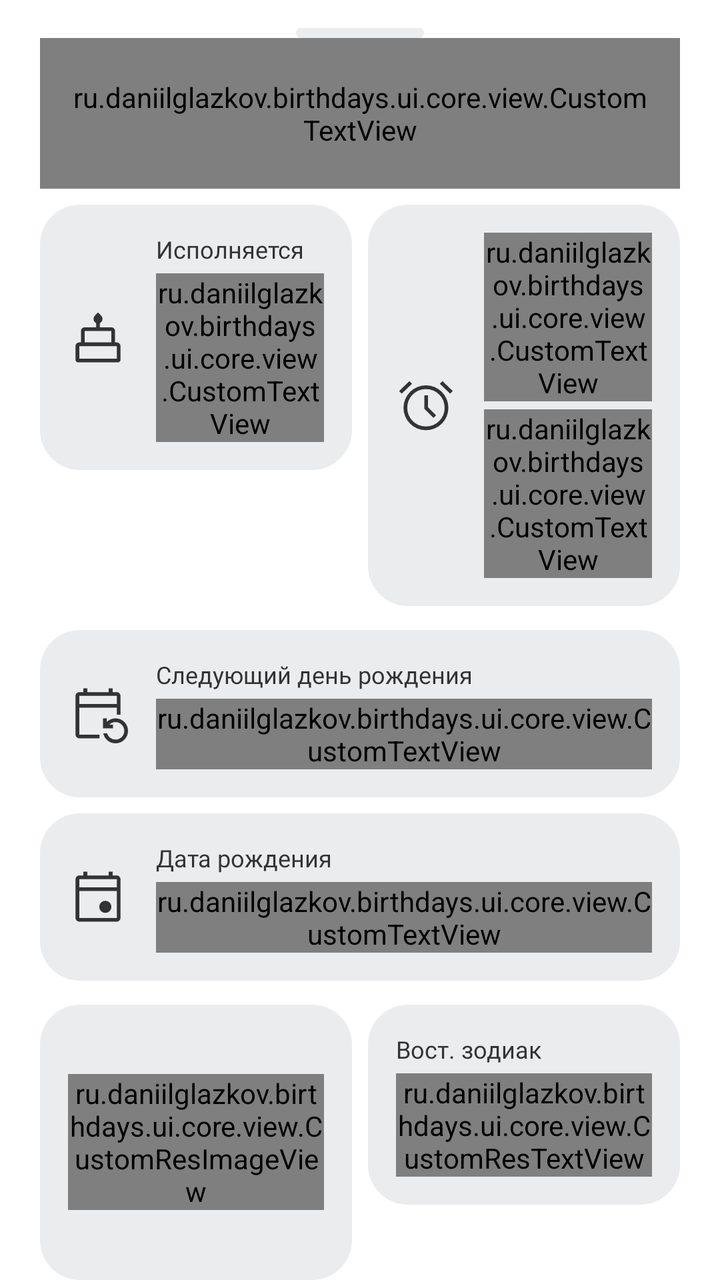
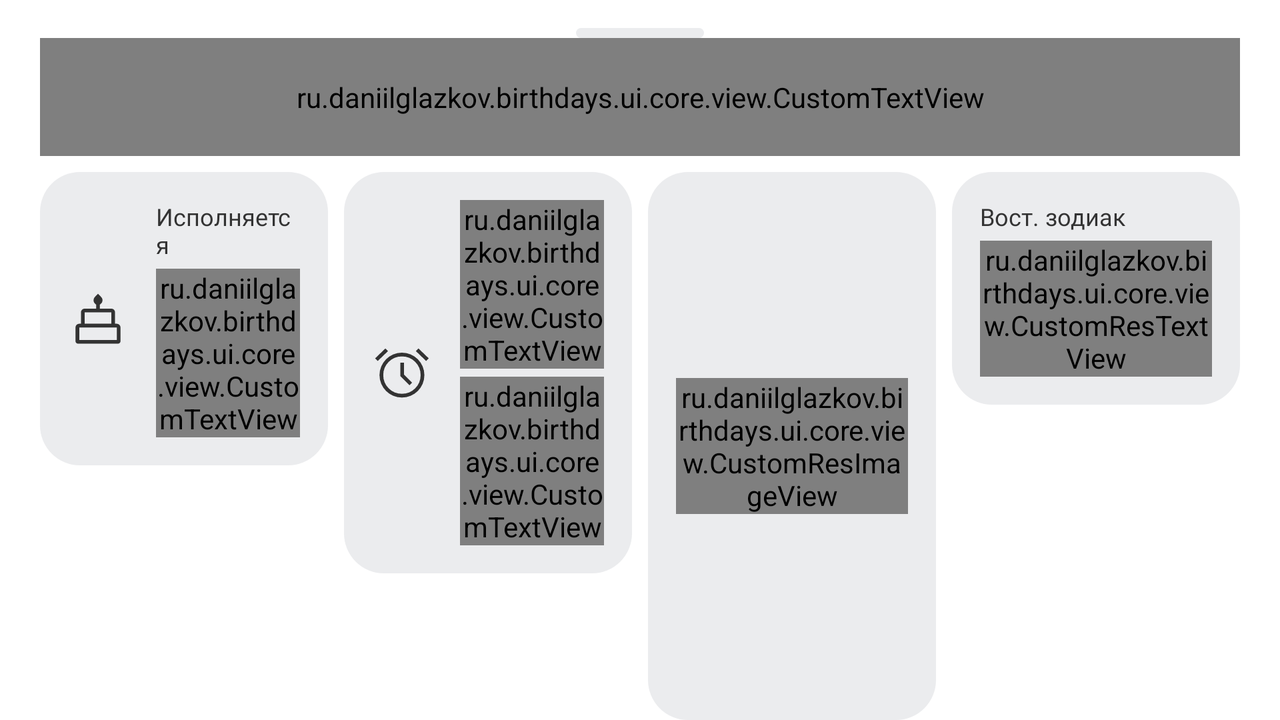

First picture: res/layout/ on a phone held upright. Second picture: the repository's own variant of that layout, on a device whose configuration matches the variant's folder. Source for both follows.
<!-- AndroidManifest.xml: application theme Theme.Birthdays -->
<!-- res/layout/birthday_sheet_fragment.xml -->
<LinearLayout xmlns:android="http://schemas.android.com/apk/res/android"
    xmlns:app="http://schemas.android.com/apk/res-auto"
    xmlns:tools="http://schemas.android.com/tools"
    android:layout_width="match_parent"
    android:layout_height="wrap_content"
    android:background="@drawable/bottom_sheet_background"
    android:orientation="vertical"
    android:paddingHorizontal="@dimen/normal_distance"
    tools:ignore="ContentDescription">

    <include layout="@layout/bottom_sheet_grapple" />

    <ru.daniilglazkov.birthdays.ui.core.view.CustomTextView
        android:id="@+id/name_text_view"
        style="@style/NormalTextStyle"
        android:layout_width="match_parent"
        android:background="@drawable/panel"
        android:gravity="center"
        android:paddingHorizontal="@dimen/medium_distance"
        android:paddingVertical="@dimen/normal_distance"
        tools:text="Username Username" />

    <include layout="@layout/small_separator_layout" />

    <LinearLayout
        android:layout_width="match_parent"
        android:layout_height="wrap_content"
        android:baselineAligned="false">

        <LinearLayout
            style="@style/BackPanelLayoutStyle"
            android:layout_weight="1">

            <ImageView
                style="@style/ImageViewStyle"
                android:src="@drawable/ic_cake_medium" />

            <LinearLayout
                android:layout_width="wrap_content"
                android:layout_height="wrap_content"
                android:layout_marginStart="@dimen/medium_distance"
                android:orientation="vertical">

                <TextView
                    style="@style/SmallTextStyle"
                    android:text="@string/turns" />

                <ru.daniilglazkov.birthdays.ui.core.view.CustomTextView
                    android:id="@+id/turns_years_old_text_view"
                    style="@style/SmallLightTextStyle"
                    android:layout_marginTop="@dimen/very_small_distance"
                    tools:text="20 лет" />

            </LinearLayout>

        </LinearLayout>

        <include layout="@layout/small_separator_layout" />

        <LinearLayout
            style="@style/BackPanelLayoutStyle"
            android:layout_weight="1">

            <ImageView
                style="@style/ImageViewStyle"
                android:src="@drawable/ic_alarm_medium" />

            <LinearLayout
                android:layout_width="wrap_content"
                android:layout_height="wrap_content"
                android:layout_marginStart="@dimen/medium_distance"
                android:orientation="vertical">

                <ru.daniilglazkov.birthdays.ui.core.view.CustomTextView
                    android:id="@+id/days_left"
                    style="@style/SmallTextStyle"
                    tools:text="@string/left" />

                <ru.daniilglazkov.birthdays.ui.core.view.CustomTextView
                    android:id="@+id/days_to_birthday_text_view"
                    style="@style/SmallLightTextStyle"
                    android:layout_marginTop="@dimen/very_small_distance"
                    tools:text="200 days" />

            </LinearLayout>

        </LinearLayout>

    </LinearLayout>

    <include layout="@layout/normal_separator_layout" />

    <LinearLayout style="@style/BackPanelLayoutStyle">

        <ImageView
            style="@style/ImageViewStyle"
            android:src="@drawable/ic_event_repeat_medium" />

        <LinearLayout
            android:layout_width="match_parent"
            android:layout_height="wrap_content"
            android:layout_marginStart="@dimen/medium_distance"
            android:orientation="vertical">

            <TextView
                style="@style/SmallTextStyle"
                android:text="@string/next_birthday" />

            <ru.daniilglazkov.birthdays.ui.core.view.CustomTextView
                android:id="@+id/birthdate_text_view"
                style="@style/SmallLightTextStyle"
                android:layout_marginTop="@dimen/very_small_distance"
                tools:text="Четверг, 9 марта 2022 г." />

        </LinearLayout>

    </LinearLayout>

    <include layout="@layout/small_separator_layout" />

    <LinearLayout style="@style/BackPanelLayoutStyle">

        <ImageView
            style="@style/ImageViewStyle"
            android:src="@drawable/ic_event_medium" />

        <LinearLayout
            android:layout_width="match_parent"
            android:layout_height="wrap_content"
            android:layout_marginStart="@dimen/medium_distance"
            android:orientation="vertical">

            <TextView
                style="@style/SmallTextStyle"
                android:text="@string/birthdate" />

            <ru.daniilglazkov.birthdays.ui.core.view.CustomTextView
                android:id="@+id/birthday_text_view"
                style="@style/SmallLightTextStyle"
                android:layout_marginTop="@dimen/very_small_distance"
                tools:text="Вторинк, 9 марта 2002 г." />

        </LinearLayout>

    </LinearLayout>

    <include layout="@layout/normal_separator_layout" />

    <LinearLayout
        android:layout_width="match_parent"
        android:layout_height="wrap_content"
        android:baselineAligned="false">

        <LinearLayout
            style="@style/BackPanelLayoutStyle"
            android:layout_weight="1">

            <ru.daniilglazkov.birthdays.ui.core.view.CustomResImageView
                android:id="@+id/zodiac_image_view"
                style="@style/ImageViewStyle"
                tools:src="@drawable/ic_zodiac_aquarius_medium" />

            <LinearLayout
                android:layout_width="match_parent"
                android:layout_height="wrap_content"
                android:layout_gravity="center"
                android:layout_marginStart="@dimen/medium_distance"
                android:orientation="vertical">

                <TextView
                    style="@style/SmallTextStyle"
                    android:text="@string/zodiac" />

                <ru.daniilglazkov.birthdays.ui.core.view.CustomResTextView
                    android:id="@+id/zodiac_text_view"
                    style="@style/SmallLightTextStyle"
                    android:layout_marginTop="@dimen/very_small_distance"
                    android:textSize="@dimen/small_text"
                    tools:text="Рыба" />

            </LinearLayout>

        </LinearLayout>

        <include layout="@layout/small_separator_layout" />

        <LinearLayout
            style="@style/BackPanelLayoutStyle"
            android:layout_weight="1"
            android:orientation="vertical">

            <TextView
                style="@style/SmallTextStyle"
                android:text="@string/chinese_zodiac" />

            <ru.daniilglazkov.birthdays.ui.core.view.CustomResTextView
                android:id="@+id/chinese_zodiac_text_view"
                style="@style/SmallLightTextStyle"
                android:layout_marginTop="@dimen/very_small_distance"
                tools:text="Лошадь" />

        </LinearLayout>

    </LinearLayout>

    <ru.daniilglazkov.birthdays.ui.core.view.toggle.ToggleButtonView
        android:id="@+id/delete_button"
        style="@style/ButtonWithIcon"
        android:layout_marginVertical="@dimen/medium_distance"
        android:paddingVertical="@dimen/small_distance"
        app:baseBackground="@drawable/panel"
        app:disableBackgroundTint="@color/gray"
        app:disableDrawable="@drawable/ic_close_medium"
        app:disableText="@string/cancel"
        app:enableBackgroundTint="@color/red"
        app:enableDrawable="@drawable/ic_person_remove_fill_medium"
        app:enableText="@string/delete" />

</LinearLayout>
<!-- res/layout/bottom_sheet_grapple.xml (included above) -->
<ImageView xmlns:android="http://schemas.android.com/apk/res/android"
    xmlns:tools="http://schemas.android.com/tools"
    android:layout_width="wrap_content"
    android:layout_height="wrap_content"
    android:layout_gravity="center_horizontal"
    android:paddingTop="@dimen/medium_distance"
    android:src="@drawable/sheet_grapple"
    tools:ignore="ContentDescription,ImageContrastCheck" />
<!-- res/layout/small_separator_layout.xml (included above) -->
<View xmlns:android="http://schemas.android.com/apk/res/android"
    android:layout_width="0dp"
    android:layout_height="0dp"
    android:layout_margin="@dimen/very_small_distance" />
<!-- res/layout/normal_separator_layout.xml (included above) -->
<View xmlns:android="http://schemas.android.com/apk/res/android"
    android:layout_width="0dp"
    android:layout_height="0dp"
    android:layout_margin="@dimen/normal_separator"/>
<!-- resources referenced by this layout -->
<resources>
  <color name="gray">#EBECEE</color>
  <color name="red">#E7452B</color>
  <!-- from res/values-xxhdpi/ -->
  <dimen name="medium_distance">14dp</dimen>
  <!-- from res/values-xxhdpi/ -->
  <dimen name="normal_distance">20dp</dimen>
  <!-- from res/values-xxhdpi/ -->
  <dimen name="normal_separator">6dp</dimen>
  <!-- from res/values-xxhdpi/ -->
  <dimen name="small_distance">8dp</dimen>
  <!-- from res/values-xxhdpi/ -->
  <dimen name="small_text">12sp</dimen>
  <!-- from res/values-xxhdpi/ -->
  <dimen name="very_small_distance">4dp</dimen>
  <!-- drawable bottom_sheet_background (drawable) -->
  <shape
      xmlns:android="http://schemas.android.com/apk/res/android"
      android:shape="rectangle">
  
      <solid android:color="@color/background" />
  
      <corners
          android:topLeftRadius="@dimen/very_large_radius"
          android:topRightRadius="@dimen/very_large_radius" />
  </shape>
  <!-- drawable panel (drawable) -->
  <shape xmlns:android="http://schemas.android.com/apk/res/android"
      android:shape="rectangle">
  
      <solid android:color="@color/gray" />
      <corners android:radius="@dimen/medium_radius"/>
  </shape>
  <string name="birthdate">Дата рождения</string>
  <string name="cancel">Отменить</string>
  <string name="chinese_zodiac">Вост. зодиак</string>
  <string name="delete">Удалить</string>
  <string name="left">Осталось</string>
  <string name="next_birthday">Следующий день рождения</string>
  <string name="turns">Исполняется</string>
  <string name="zodiac">Зодиак</string>
  <style name="BackPanelLayoutStyle">
          <item name="android:background">@drawable/panel</item>
          <item name="android:layout_width">match_parent</item>
          <item name="android:layout_height">wrap_content</item>
          <item name="android:padding">@dimen/medium_distance</item>
      </style>
  <style name="ImageViewStyle">
          <item name="android:layout_width">wrap_content</item>
          <item name="android:layout_height">wrap_content</item>
          <item name="android:layout_gravity">center</item>
          <item name="tint">@color/text</item>
      </style>
  <style name="NormalTextStyle" parent="MediumTextStyle">
          <item name="android:textSize">@dimen/normal_text</item>
      </style>
  <style name="SmallLightTextStyle" parent="MediumTextStyle">
          <item name="android:textSize">@dimen/small_text</item>
          <item name="android:fontFamily">@font/roboto_light</item>
      </style>
  <style name="SmallTextStyle" parent="MediumTextStyle">
          <item name="android:textSize">@dimen/small_text</item>
      </style>
  <color name="background">#FFFFFFFF</color>
  <!-- from res/values-xxhdpi/ -->
  <dimen name="very_large_radius">28dp</dimen>
  <!-- from res/values-xxhdpi/ -->
  <dimen name="medium_icon">30dp</dimen>
  <color name="white">#FFF5F6F8</color>
  <!-- from res/values-xxhdpi/ -->
  <dimen name="medium_radius">20dp</dimen>
  <!-- from res/values-xxhdpi/ -->
  <dimen name="sheet_grapple_width">64dp</dimen>
  <!-- from res/values-xxhdpi/ -->
  <dimen name="sheet_grapple_height">5dp</dimen>
  <!-- from res/values-xxhdpi/ -->
  <dimen name="very_large_distance">42dp</dimen>
  <color name="text">#FF333333</color>
  <!-- from res/values-xxhdpi/ -->
  <dimen name="normal_text">19sp</dimen>
  <color name="blue">#FF6200EE</color>
  <color name="none">@android:color/transparent</color>
  <style name="AppBottomSheetDialogTheme" parent="Theme.MaterialComponents.BottomSheetDialog">
          <item name="bottomSheetStyle">@style/AppModalStyle</item>
          <item name="android:windowIsFloating">false</item>
          <item name="android:navigationBarColor">@color/background</item>
      </style>
  <color name="gray_ripple">#AAA</color>
  <!-- from res/values-xxhdpi/ -->
  <dimen name="medium_text">14sp</dimen>
  <style name="AppModalStyle">
          <item name="android:background">@drawable/bottom_sheet_background</item>
      </style>
</resources>
<!-- res/layout-land/birthday_sheet_fragment.xml (the repository's variant of the layout above) -->
<!-- drawn on the phone turned sideways -->
<LinearLayout xmlns:android="http://schemas.android.com/apk/res/android"
    xmlns:app="http://schemas.android.com/apk/res-auto"
    xmlns:tools="http://schemas.android.com/tools"
    android:layout_width="match_parent"
    android:layout_height="wrap_content"
    android:background="@drawable/bottom_sheet_background"
    android:orientation="vertical"
    android:paddingHorizontal="@dimen/normal_distance"
    tools:ignore="ContentDescription">

    <include layout="@layout/bottom_sheet_grapple" />

    <ru.daniilglazkov.birthdays.ui.core.view.CustomTextView
        android:id="@+id/name_text_view"
        style="@style/MediumTextStyle"
        android:layout_width="match_parent"
        android:background="@drawable/panel"
        android:gravity="center"
        android:paddingHorizontal="@dimen/medium_distance"
        android:paddingVertical="@dimen/normal_distance"
        tools:text="Имя Фамилия" />

    <include layout="@layout/small_separator_layout" />

    <LinearLayout
        android:layout_width="match_parent"
        android:layout_height="wrap_content"
        android:baselineAligned="false">

        <LinearLayout
            style="@style/BackPanelLayoutStyle"
            android:layout_width="match_parent"
            android:layout_weight="1">

            <ImageView
                style="@style/ImageViewStyle"
                android:src="@drawable/ic_cake_medium" />

            <LinearLayout
                android:layout_width="wrap_content"
                android:layout_height="wrap_content"
                android:layout_marginStart="@dimen/medium_distance"
                android:orientation="vertical">

                <TextView
                    style="@style/SmallTextStyle"
                    android:text="@string/turns" />

                <ru.daniilglazkov.birthdays.ui.core.view.CustomTextView
                    android:id="@+id/turns_years_old_text_view"
                    style="@style/SmallLightTextStyle"
                    android:layout_marginTop="@dimen/very_small_distance"
                    tools:text="20 лет" />

            </LinearLayout>

        </LinearLayout>

        <include layout="@layout/small_separator_layout" />

        <LinearLayout
            style="@style/BackPanelLayoutStyle"
            android:layout_weight="1">

            <ImageView
                style="@style/ImageViewStyle"
                android:src="@drawable/ic_alarm_medium" />

            <LinearLayout
                android:layout_width="wrap_content"
                android:layout_height="wrap_content"
                android:layout_marginStart="@dimen/medium_distance"
                android:orientation="vertical">

                <ru.daniilglazkov.birthdays.ui.core.view.CustomTextView
                    android:id="@+id/days_left"
                    style="@style/SmallTextStyle"
                    tools:text="@string/left" />

                <ru.daniilglazkov.birthdays.ui.core.view.CustomTextView
                    android:id="@+id/days_to_birthday_text_view"
                    style="@style/SmallLightTextStyle"
                    android:layout_marginTop="@dimen/very_small_distance"
                    tools:text="200 days" />

            </LinearLayout>

        </LinearLayout>

        <include layout="@layout/small_separator_layout" />

        <LinearLayout
            style="@style/BackPanelLayoutStyle"
            android:layout_weight="1">

            <ru.daniilglazkov.birthdays.ui.core.view.CustomResImageView
                android:id="@+id/zodiac_image_view"
                style="@style/ImageViewStyle"
                tools:src="@drawable/ic_zodiac_aquarius_medium" />

            <LinearLayout
                android:layout_width="match_parent"
                android:layout_height="wrap_content"
                android:layout_gravity="center"
                android:layout_marginStart="@dimen/medium_distance"
                android:orientation="vertical">

                <TextView
                    style="@style/SmallTextStyle"
                    android:text="@string/zodiac" />

                <ru.daniilglazkov.birthdays.ui.core.view.CustomResTextView
                    android:id="@+id/zodiac_text_view"
                    style="@style/SmallLightTextStyle"
                    android:layout_marginTop="@dimen/very_small_distance"
                    android:textSize="@dimen/small_text"
                    tools:text="Рыба" />

            </LinearLayout>

        </LinearLayout>

        <include layout="@layout/small_separator_layout" />

        <LinearLayout
            style="@style/BackPanelLayoutStyle"
            android:layout_weight="1"
            android:orientation="vertical">

            <TextView
                style="@style/SmallTextStyle"
                android:text="@string/chinese_zodiac" />

            <ru.daniilglazkov.birthdays.ui.core.view.CustomResTextView
                android:id="@+id/chinese_zodiac_text_view"
                style="@style/SmallLightTextStyle"
                android:layout_marginTop="@dimen/very_small_distance"
                tools:text="Лошадь" />

        </LinearLayout>

    </LinearLayout>

    <include layout="@layout/small_separator_layout" />

    <LinearLayout
        android:layout_width="match_parent"
        android:layout_height="wrap_content"
        android:baselineAligned="false">

        <LinearLayout
            style="@style/BackPanelLayoutStyle"
            android:layout_weight="1">

            <ImageView
                style="@style/ImageViewStyle"
                android:src="@drawable/ic_event_repeat_medium" />

            <LinearLayout
                android:layout_width="match_parent"
                android:layout_height="wrap_content"
                android:layout_marginStart="@dimen/medium_distance"
                android:orientation="vertical">

                <TextView
                    style="@style/SmallTextStyle"
                    android:text="@string/next_birthday" />

                <ru.daniilglazkov.birthdays.ui.core.view.CustomTextView
                    android:id="@+id/birthdate_text_view"
                    style="@style/SmallLightTextStyle"
                    android:layout_marginTop="@dimen/very_small_distance"
                    tools:text="Четверг, 9 марта 2022 г." />

            </LinearLayout>

        </LinearLayout>

        <include layout="@layout/small_separator_layout" />

        <LinearLayout
            style="@style/BackPanelLayoutStyle"
            android:layout_weight="1">

            <ImageView
                style="@style/ImageViewStyle"
                android:src="@drawable/ic_event_medium" />

            <LinearLayout
                android:layout_width="match_parent"
                android:layout_height="wrap_content"
                android:layout_marginStart="@dimen/medium_distance"
                android:orientation="vertical">

                <TextView
                    style="@style/SmallTextStyle"
                    android:text="@string/birthdate" />

                <ru.daniilglazkov.birthdays.ui.core.view.CustomTextView
                    android:id="@+id/birthday_text_view"
                    style="@style/SmallLightTextStyle"
                    android:layout_marginTop="@dimen/very_small_distance"
                    tools:text="Вторинк, 9 марта 2002 г." />

            </LinearLayout>

        </LinearLayout>

    </LinearLayout>

    <ru.daniilglazkov.birthdays.ui.core.view.toggle.ToggleButtonView
        android:id="@+id/delete_button"
        style="@style/ButtonWithIcon"
        android:layout_marginVertical="@dimen/medium_distance"
        android:paddingVertical="@dimen/small_distance"
        app:baseBackground="@drawable/panel"
        app:disableBackgroundTint="@color/gray"
        app:disableDrawable="@drawable/ic_close_medium"
        app:disableText="@string/cancel"
        app:enableBackgroundTint="@color/red"
        app:enableDrawable="@drawable/ic_person_remove_fill_medium"
        app:enableText="@string/delete" />

</LinearLayout>
<!-- resources referenced by the variant -->
<!-- as the phone turned sideways resolves them -->
<resources>
  <color name="gray">#EBECEE</color>
  <color name="red">#E7452B</color>
  <!-- from res/values-xxhdpi/ -->
  <dimen name="medium_distance">14dp</dimen>
  <!-- from res/values-xxhdpi/ -->
  <dimen name="normal_distance">20dp</dimen>
  <!-- from res/values-xxhdpi/ -->
  <dimen name="small_distance">8dp</dimen>
  <!-- from res/values-xxhdpi/ -->
  <dimen name="small_text">12sp</dimen>
  <!-- from res/values-xxhdpi/ -->
  <dimen name="very_small_distance">4dp</dimen>
  <!-- drawable bottom_sheet_background (drawable) -->
  <shape
      xmlns:android="http://schemas.android.com/apk/res/android"
      android:shape="rectangle">
  
      <solid android:color="@color/background" />
  
      <corners
          android:topLeftRadius="@dimen/very_large_radius"
          android:topRightRadius="@dimen/very_large_radius" />
  </shape>
  <!-- drawable panel (drawable) -->
  <shape xmlns:android="http://schemas.android.com/apk/res/android"
      android:shape="rectangle">
  
      <solid android:color="@color/gray" />
      <corners android:radius="@dimen/medium_radius"/>
  </shape>
  <string name="birthdate">Дата рождения</string>
  <string name="cancel">Отменить</string>
  <string name="chinese_zodiac">Вост. зодиак</string>
  <string name="delete">Удалить</string>
  <string name="left">Осталось</string>
  <string name="next_birthday">Следующий день рождения</string>
  <string name="turns">Исполняется</string>
  <string name="zodiac">Зодиак</string>
  <style name="BackPanelLayoutStyle">
          <item name="android:background">@drawable/panel</item>
          <item name="android:layout_width">match_parent</item>
          <item name="android:layout_height">wrap_content</item>
          <item name="android:padding">@dimen/medium_distance</item>
      </style>
  <style name="ImageViewStyle">
          <item name="android:layout_width">wrap_content</item>
          <item name="android:layout_height">wrap_content</item>
          <item name="android:layout_gravity">center</item>
          <item name="tint">@color/text</item>
      </style>
  <style name="MediumTextStyle">
          <item name="android:layout_width">wrap_content</item>
          <item name="android:layout_height">wrap_content</item>
          <item name="android:fontFamily">@font/roboto</item>
          <item name="android:textColor">@color/text</item>
          <item name="android:textSize">@dimen/medium_text</item>
      </style>
  <style name="SmallLightTextStyle" parent="MediumTextStyle">
          <item name="android:textSize">@dimen/small_text</item>
          <item name="android:fontFamily">@font/roboto_light</item>
      </style>
  <style name="SmallTextStyle" parent="MediumTextStyle">
          <item name="android:textSize">@dimen/small_text</item>
      </style>
  <color name="background">#FFFFFFFF</color>
  <!-- from res/values-xxhdpi/ -->
  <dimen name="very_large_radius">28dp</dimen>
  <!-- from res/values-xxhdpi/ -->
  <dimen name="medium_icon">30dp</dimen>
  <color name="white">#FFF5F6F8</color>
  <!-- from res/values-xxhdpi/ -->
  <dimen name="medium_radius">20dp</dimen>
  <!-- from res/values-xxhdpi/ -->
  <dimen name="sheet_grapple_width">64dp</dimen>
  <!-- from res/values-xxhdpi/ -->
  <dimen name="sheet_grapple_height">5dp</dimen>
  <!-- from res/values-xxhdpi/ -->
  <dimen name="very_large_distance">42dp</dimen>
  <color name="text">#FF333333</color>
  <!-- from res/values-xxhdpi/ -->
  <dimen name="medium_text">14sp</dimen>
  <color name="blue">#FF6200EE</color>
  <color name="none">@android:color/transparent</color>
  <style name="AppBottomSheetDialogTheme" parent="Theme.MaterialComponents.BottomSheetDialog">
          <item name="bottomSheetStyle">@style/AppModalStyle</item>
          <item name="android:windowIsFloating">false</item>
          <item name="android:navigationBarColor">@color/background</item>
      </style>
  <color name="gray_ripple">#AAA</color>
  <style name="AppModalStyle">
          <item name="android:background">@drawable/bottom_sheet_background</item>
      </style>
</resources>
